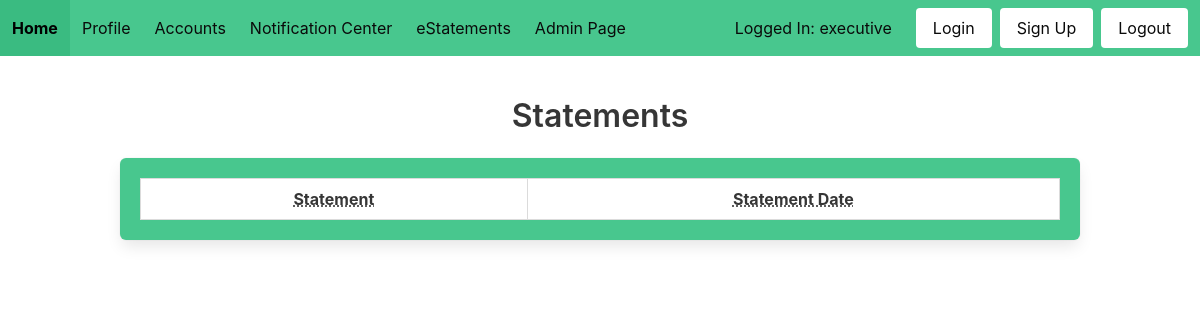
Page /view_eStatements/ (signed in) on the earlier database version.
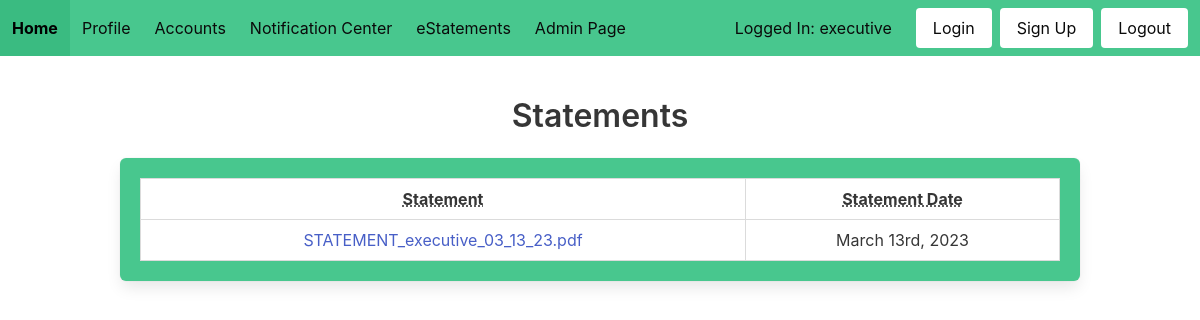
Same page on the later database version.
### website/models.py (models this page shows)
class User(UserMixin, db.Model):
    id = db.Column(db.Integer, primary_key=True)
    username = db.Column(db.String(100), unique=True)
    password = db.Column(db.String(100))
    name = db.Column(db.String(1000))

class Statements(db.Model):
    id = db.Column(db.Integer, primary_key=True)
    username = db.Column(db.String(100))
    date = db.Column(db.Date)
    name = db.Column(db.String(100))
    path = db.Column(db.String(1000))
    term = db.Column(db.Integer)

### website/main/routes.py (the view)
@main.route('/view_eStatements/', methods=['GET','POST'])
@login_required
def view_eStatements():
    statements = Statements.query.filter_by(username=current_user.username)
    filenames = {}
    dates = {}
    for statement in statements:
        filenames[statement.id] = Path(statement.path).parts[-1]
        dates[statement.id] = format_date_3(statement.date)
    return render_template('eStatements.html', statements=statements,
                           filenames=filenames, dates=dates)

### website/models.py (called while the page is built)
@login_manager.user_loader
def load_user(id):
    return User.query.get(int(id))

### website/utils/format.py (called while the page is built)
def format_date_3(dt):
    day_map = {0: '0th', 1: '1st', 2: '2nd', 3: '3rd', 4: '4th',
               5: '5th', 6: '6th', 7: '7th', 8: '8th', 9: '9th'}
    month_map = {1: 'January', 2: 'Feburary', 3: 'March', 4: 'April',
                 5: 'May', 6: 'June', 7: 'July', 8: 'August',
                 9: 'September', 10: 'October', 11: 'November',
                 12: 'December'}
    res = month_map[dt.month] + ' '
    if dt.day // 10:
        res += str(dt.day)[0]
    res += day_map[int(str(dt.day)[-1])] + ', ' + str(dt.year)
    return res

### website/templates/eStatements.html
{% extends "form_base.html" %}
{% block content %}
<h1 class="title">Statements</h1>
<div class="box has-background-success">
    <table class="table is-fullwidth is-striped is-hoverable is-bordered">
        <thead>
            <tr>
                <th><abbr title="Statement">Statement</abbr></th>
                <th><abbr title="Statement Date">Statement Date</abbr></th>
            </tr>
        </thead>
        <tbody>
            {% for statement in statements %}
                <tr>
                    <td><a href="{{ url_for('main.get_eStatement', id=statement.id) }}">{{ filenames[statement.id] }}</a></td>
                    <td>{{ dates[statement.id] }}</td>
                </tr>
            {% endfor %}
        </tbody>
    </table>
</div>
{% endblock %}

### website/templates/form_base.html (shortened to what this page needs)
<!DOCTYPE html>
<html>
<head>
    <link rel="stylesheet" href="https://cdnjs.cloudflare.com/ajax/libs/bulma/0.7.2/css/bulma.min.css" />
</head>
<body>
    <nav class="navbar is-success is-fixed-top">
        <div class="navbar-brand is-success">
            <a class="navbar-item has-text-black is-success" href="{{ url_for('main.home') }}">
                <strong>Home</strong>
            </a>
        </div>
        <div class="navbar-menu has-background-success" id="nav-links">
            <div class="navbar-start">
                <a href="{{ url_for('main.profile') }}" class="navbar-item has-text-black">Profile</a>
                <div class="navbar-item has-dropdown is-hoverable">
                    <a class="navbar-link has-text-black is-arrowless">Accounts</a>
                </div>
                <a href="{{ url_for('main.alerts') }}" class="navbar-item has-text-black">Notification Center</a>
                <a href="{{ url_for('main.view_eStatements') }}" class="navbar-item has-text-black">eStatements</a>
                {% if current_user.id == 1 %}
                    <a href="{{ url_for('admin.bank_settings') }}" class="navbar-item has-text-black">Admin Page</a>
                {% endif %}
            </div>
            <div class="navbar-end is-success">
                {% if current_user.is_authenticated %}
                    <p class="navbar-item has-text-black">Logged In: {{ current_user.username }}</p>
                {% endif %}
                <div class="navbar-item">
                    <div class="buttons">
                        <a href="{{ url_for('auth.login') }}" class="button is-white">Login</a>
                        <a href="{{ url_for('auth.signup') }}" class="button is-white">Sign Up</a>
                        <a href="{{ url_for('auth.logout') }}" class="button is-white">Logout</a>
                    </div>
                </div>
            </div>
        </div>
    </nav>
    <div class="hero-body has-text-black">
        <div class="container is-centered has-text-centered">
            {% block content %}
            {% endblock %}
        </div>
    </div>
</body>
</html>

Differences in the rows shown:
added Statements: filenames "STATEMENT_executive_03_13_23.pdf", id "March 13rd, 2023"
